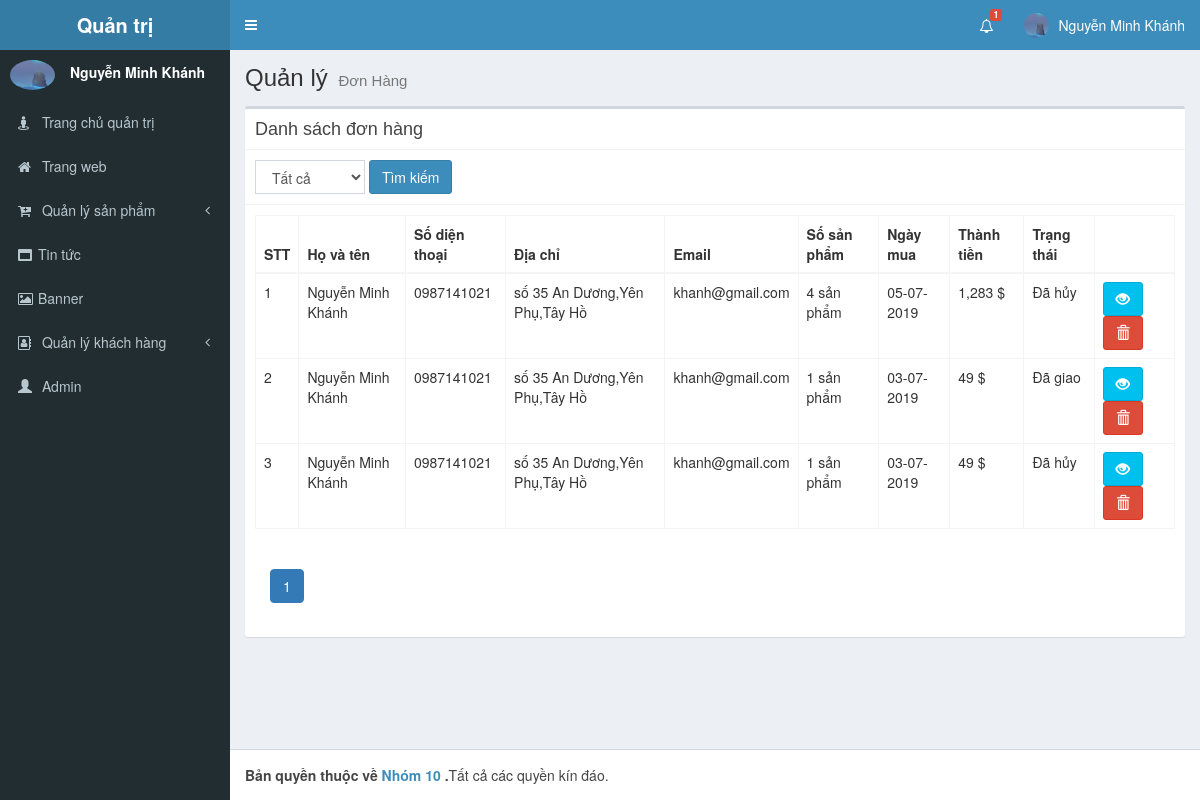
The page /Admin/index.php?module=order (signed in) on the database its author committed.
### tables this page shows
CREATE TABLE `orderproduct` (
  `id` int(11) NOT NULL,
  `member_id` int(11) DEFAULT NULL,
  `customer_id` int(11) DEFAULT NULL,
  `status` int(11) NOT NULL,
  `note` varchar(500) NOT NULL,
  `deli_id` int(11) DEFAULT NULL,
  `pay_id` int(11) DEFAULT NULL,
  `name` varchar(250) NOT NULL,
  `created` datetime NOT NULL DEFAULT CURRENT_TIMESTAMP,
  `updatetimed` datetime NOT NULL DEFAULT CURRENT_TIMESTAMP,
  `phone` varchar(15) NOT NULL,
  `email` varchar(100) NOT NULL,
  `address` varchar(300) NOT NULL,
  `total_money` float DEFAULT '0'
);

### Admin/index.php (called while the page is built)
<?php include 'header.php'; ?>
<?php
$module = isset($_GET['module']) ? $_GET['module'] : 'main';
$action = isset($_GET['action']) ? $_GET['action'] : 'danh-sach';
include 'modules/'.$module.'/'.$action.'.php';
?>
 <?php include 'footer.php'; ?>

### Admin/modules/order/danh-sach.php (the view, shortened to what this page needs)
<?php
  $sql = "SELECT * FROM orderproduct b JOIN (SELECT ord_id, COUNT(*) as 'dem' FROM order_detail group by ord_id) s on b.id = s.ord_id ORDER BY b.created DESC
";
    $count_ord = $conn->query("SELECT count(*) FROM orderproduct")->fetch();
    $limit = 6;
    $get_page = !empty($_GET['page']) ? $_GET['page'] : 1;
    $total = isset($count_ord->{'count(*)'}) ? $count_ord->{'count(*)'}:0;
    $total_page =  ceil($total/$limit);
    $start = ($get_page-1)*$limit;
    $sql .= " LIMIT $start,$limit";
    $sanphan = $conn->query($sql);
?>
    <section class="content-header">
      <h1>
        Quản lý
        <small>Đơn Hàng</small>
      </h1>
    </section>
    <section class="content">
      <div class="box">
        <div class="box-header with-border">
          <h3 class="box-title">Danh sách đơn hàng</h3>
        </div>
        <div class="box-header with-border">
          <form method="POST"  class="form-inline" role="form">
            <div class="form-group">
              <select name="status" class="form-control" >
                        <option value="">Tất cả</option>
                        </select>
            </div>
          <button type="submit" class="btn btn-primary">Tìm kiếm</button>
        </form>
      </div>
        <div class="box-body">
          <div class="table-responsive">
            <table class="table table-hove table-bordered">
              <thead>
                <tr>
                  <th>STT</th>
                  <th>Họ và tên</th>
                  <th>Số diện thoại</th>
                  <th>Địa chỉ</th>
                  <th>Email</th>
                  <th>Số sản phẩm</th>
                  <th>Ngày mua </th>
                  <th>Thành tiền</th>
                  <th>Trạng thái</th>
                  <th></th>
                </tr>
              </thead>
              <tbody>
                <?php $K=1; foreach ($sanphan as $san) { ?>
                <tr>
                  <td><?php echo $K ?></td>
                  <td><?php echo $san->name; ?></td>
                  <td><?php echo $san->phone; ?></td>
                  <td><?php echo $san->address; ?></td>
                  <td><?php echo $san->email; ?></td>
                  <td><?php echo $san->dem; ?> sản phẩm</td>
                  <td><?php echo date('d-m-Y', strtotime($san->created)); ?></td>
                  <td><?php echo number_format($san->total_money); ?> $</td>
                  <td><?php
                      if ($san->status ==1 ) {
                          echo "Đang xử lý";
                      }else if ($san->status ==2) {
                          echo "Đang giao";
                      }else if ($san->status ==3){
                        echo "Đã giao";
                      }else if ($san->status ==4){
                        echo "Đã hủy";
                      }
                  ?>
                  </td>
                  <td>
                     <a class="btn btn-info" data-toggle="modal" id='xem' value ="xem" href='index.php?module=order&action=xem&id=<?php echo $san->id; ?>' ng-click="login()"><i class="glyphicon glyphicon-eye-open"></i></a>
                     <a class="btn btn-danger"  href='index.php?module=order&action=xoa&id=<?php echo $san->id; ?>' ng-click="login()"><i class="glyphicon glyphicon-trash"></i></a>
                  </td>
                </tr>
              <?php $K++; } ?>
              </tbody>
            </table>
          </div>
                <div class="container">
    <ul class="pagination">
        <?php for ($i=1; $i <=$total_page ; $i++) :
            $ac = $i==$get_page?'active':''; ?>
        <li class="<?php echo $ac; ?>">
            <a href="index.php?module=order<?php  echo '&page='.$i;?>" ><?php echo $i; ?></a>
        </li>
        <?php  endfor; ?>
</ul>
      </div>
        </div>
    </section>

### rows shown on the page
orderproduct: name "Nguyễn Minh Khánh", phone "0987141021", address "số 35 An Dương,Yên Phụ,Tây Hồ", email "khanh@gmail.com", dem "4", created "05-07-2019", total_money "1,283", status "Đã hủy"
orderproduct: name "Nguyễn Minh Khánh", phone "0987141021", address "số 35 An Dương,Yên Phụ,Tây Hồ", email "khanh@gmail.com", dem "1", created "03-07-2019", total_money "49", status "Đã giao"
orderproduct: name "Nguyễn Minh Khánh", phone "0987141021", address "số 35 An Dương,Yên Phụ,Tây Hồ", email "khanh@gmail.com", dem "1", created "03-07-2019", total_money "49", status "Đã hủy"

### other values the page prints
$don0->{'COUNT(*)'} "1"
$admin->full_name "Nguyễn Minh Khánh"
